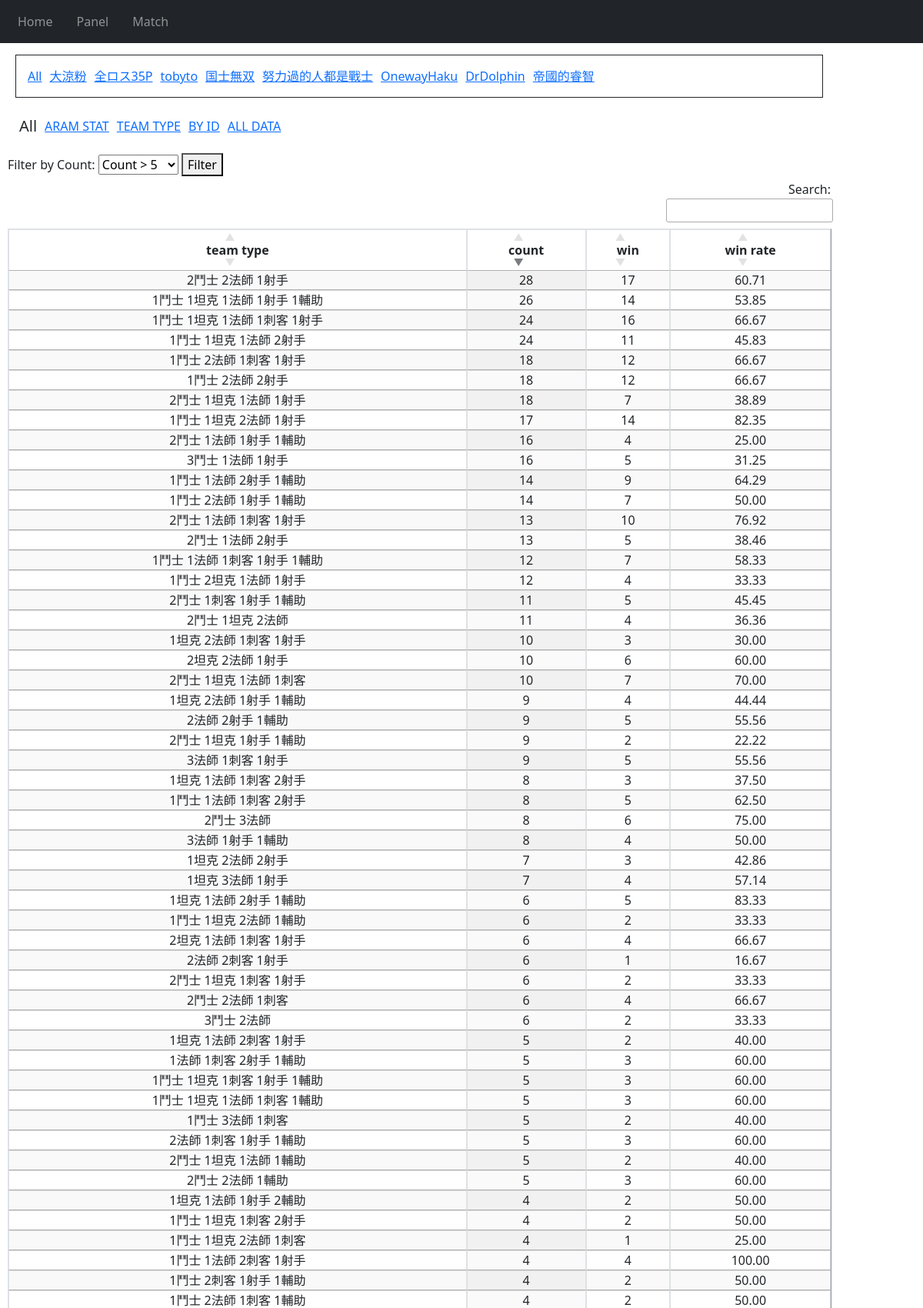
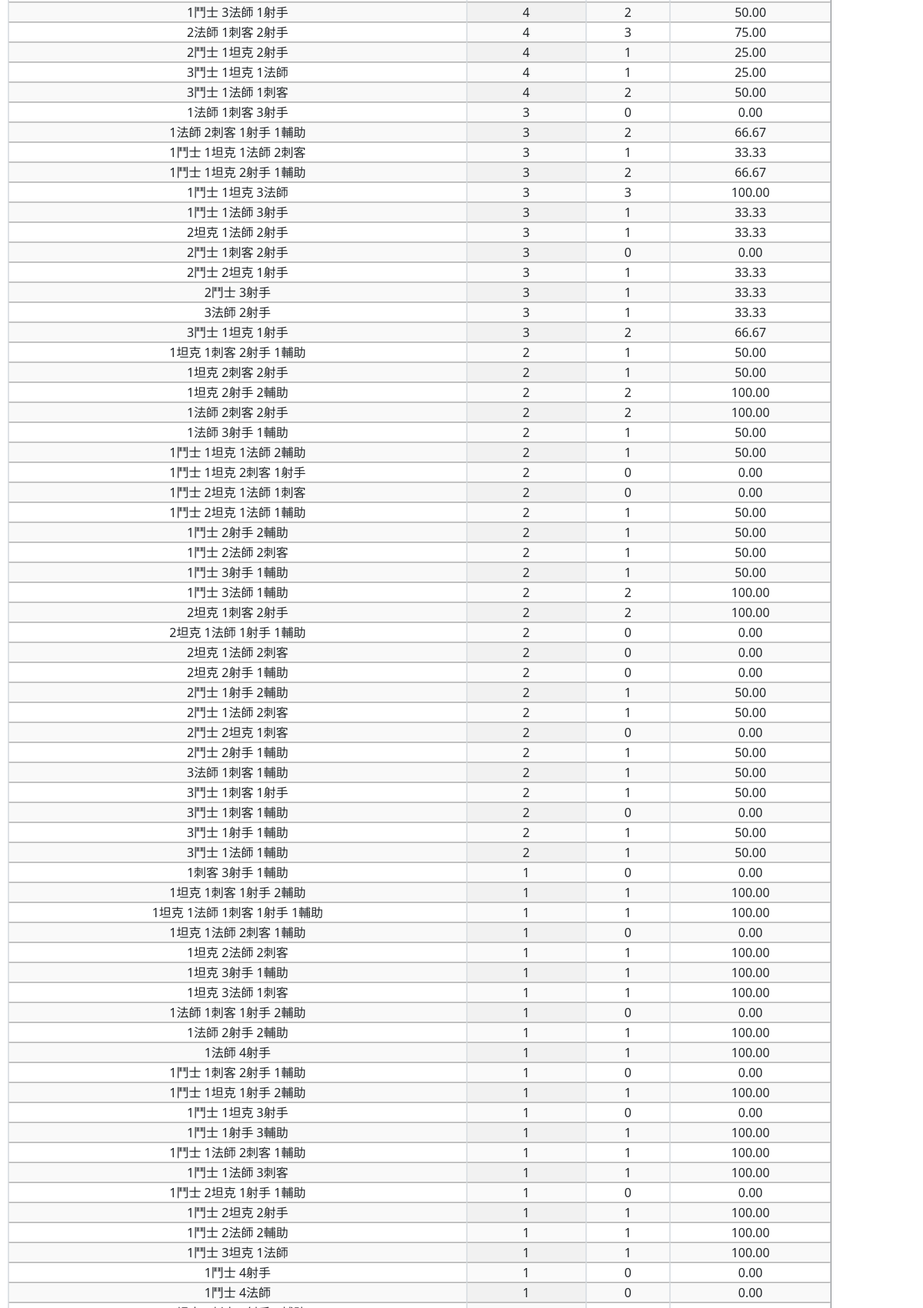
/match/team_type/ (upper part), run on the app's committed database (2 pictures, top to bottom).
### app/models.py (models this page shows, shortened)
class Player(db.Model):
    id = db.Column(db.Integer, primary_key=True, unique=True)
    summoner_name = db.Column(db.String(1000), unique=True)
    tag_line = db.Column(db.String(100))
    region = db.Column(db.String(100))
    mass_region = db.Column(db.String(100))
    queue_id = db.Column(db.Integer)
    puuid = db.Column(db.String(100), unique=True)

class Team(db.Model):
    id = db.Column(db.Integer, primary_key=True, unique=True)
    team_type = db.Column(db.String(1000))
    count = db.Column(db.Integer)
    win = db.Column(db.Integer)
    win_rate = db.Column(db.Float(100))

### app/match.py (the view)
@match_blueprint.route('/match/team_type/', methods=['GET', 'POST'])
def match_team_type():
    df = pd.read_sql('team', con=db.engine)
    if request.method == 'POST':
        selected_value = int(request.form['filterValue'])
        df['count'] = df['count'].astype('int')
        df = df[df['count'] > selected_value]
    df = df.to_html()
    return render_template('match_team_type.html', df=df, player_list=Player.query.all())

### app/templates/match/match_team_type.html (shortened to what this page needs)
{% extends "match.html"%}
{% block match %}
    <form id="filterForm" method="POST" action="{{ url_for('match_blueprint.match_team_type')}}">
        <label for="filterDropdown">Filter by Count:</label>
        <select id="filterDropdown" name="filterValue">
            <option value="5">Count > 5</option>
        </select>
        <button type="submit">Filter</button>
    </form>
    {{df|safe}}
{% endblock %}

### app/templates/match/match.html (shortened to what this page needs)
{% extends "base.html"%}
{% block CSS %}
    <link rel=stylesheet type=text/css href="{{ url_for('static', filename='style_match.css') }}">
{% endblock %}
{% block content %}
    <div style="padding:10px">
        <span style="display:flex; flex-wrap:wrap; border: solid 1px; width:100%">
            <a class="button" href="/match/">All</a>
            {% for player in player_list %}
                <a href="/match/{{player.summoner_name}}">{{player.summoner_name}}</a>
            {% endfor %}
        </span>
    </div>
    {% block span %}
        <span style="display: flex">
            <h5>All</h5>
            <a href="/match/">ARAM STAT</a>
            <a href="/match/team_type">TEAM TYPE</a>
            <a href="/match/team">BY ID</a>
            <a href="/match/data">ALL DATA</a>
        </span>
    {% endblock %}
    {% block match %}{% endblock %}
{% endblock %}

### app/static/style.css (style rules this page uses)
table { border-collapse:collapse; table-layout:fixed; text-align: center; word-wrap: break-word; }
table.dataTable>thead>tr>th, table.dataTable>thead>tr>td { word-wrap: break-word; text-align: center; }
table.dataTable thead>tr>th.sorting, table.dataTable thead>tr>th.sorting_asc, table.dataTable thead>tr>th.sorting_desc, table.dataTable thead>tr>th.sorting_asc_disabled, table.dataTable thead>tr>th.sorting_desc_disabled, table.dataTable thead>tr>td.sorting, table.dataTable thead>tr>td.sorting_asc, table.dataTable thead>tr>td.sorting_desc, table.dataTable thead>tr>td.sorting_asc_disabled, table.dataTable thead>tr>td.sorting_desc_disabled { padding: 5px; }
table.dataTable thead>tr>th.sorting:before, table.dataTable thead>tr>th.sorting:after, table.dataTable thead>tr>th.sorting_asc:before, table.dataTable thead>tr>th.sorting_asc:after, table.dataTable thead>tr>th.sorting_desc:before, table.dataTable thead>tr>th.sorting_desc:after, table.dataTable thead>tr>th.sorting_asc_disabled:before, table.dataTable thead>tr>th.sorting_asc_disabled:after, table.dataTable thead>tr>th.sorting_desc_disabled:before, table.dataTable thead>tr>th.sorting_desc_disabled:after, table.dataTable thead>tr>td.sorting:before, table.dataTable thead>tr>td.sorting:after, table.dataTable thead>tr>td.sorting_asc:before, table.dataTable thead>tr>td.sorting_asc:after, table.dataTable thead>tr>td.sorting_desc:before, table.dataTable thead>tr>td.sorting_desc:after, table.dataTable thead>tr>td.sorting_asc_disabled:before, table.dataTable thead>tr>td.sorting_asc_disabled:after, table.dataTable thead>tr>td.sorting_desc_disabled:before, table.dataTable thead>tr>td.sorting_desc_disabled:after { position: relative; }

### app/static/style_match.css (style rules this page uses)
table.dataTable tbody th, table.dataTable tbody td { padding: 0px; }
h4,h5,a { padding:5px }
span { padding:10px }
table { table-layout: auto; width: 100%; }
tbody, td, tfoot, th, thead, tr { border-width: 1px; }

### data on the page
Player: summoner_name "大涼粉"
Player: summoner_name "全ロス35P"
Player: summoner_name "tobyto"
Player: summoner_name "国士無双"
Player: summoner_name "努力過的人都是戰士"
Player: summoner_name "OnewayHaku"
Player: summoner_name "DrDolphin"
Player: summoner_name "帝國的睿智"
Team: team type "team type count win win rate 1刺客 3射手 1輔助 1 0 0.00 1坦克 1刺客 1射手 2輔助 1 1 100.00 1坦克 1刺客 2射手 1輔助 2 1 50.00 1坦克 1法師 1刺客 1射手 1輔助 1 1 100.00 1坦克 1法師 1刺客 2射手 8 3 37.50 1坦克 1法師 1射手 2輔助 4 2 50.00 1坦克 1法師 2刺客 1射手 5 2 40.00 1坦克 1法師 2刺客 1輔助 1 0 0.00 1坦克 1法師 2射手 1輔助 6 5 83.33 1坦克 2刺客 2射手 2 1 50.00 1坦克 2射手 2輔助 2 2 100.00 1坦克 2法師 1刺客 1射手 10 3 30.00 1坦克 2法師 1射手 1輔助 9 4 44.44 1坦克 2法師 2刺客 1 1 100.00 1坦克 2法師 2射手 7 3 42.86 1坦克 3射手 1輔助 1 1 100.00 1坦克 3法師 1刺客 1 1 100.00 1坦克 3法師 1射手 7 4 57.14 1法師 1刺客 1射手 2輔助 1 0 0.00 1法師 1刺客 2射手 1輔助 5 3 60.00 1法師 1刺客 3射手 3 0 0.00 1法師 2刺客 1射手 1輔助 3 2 66.67 1法師 2刺客 2射手 2 2 100.00 1法師 2射手 2輔助 1 1 100.00 1法師 3射手 1輔助 2 1 50.00 1法師 4射手 1 1 100.00 1鬥士 1刺客 2射手 1輔助 1 0 0.00 1鬥士 1坦克 1刺客 1射手…"
